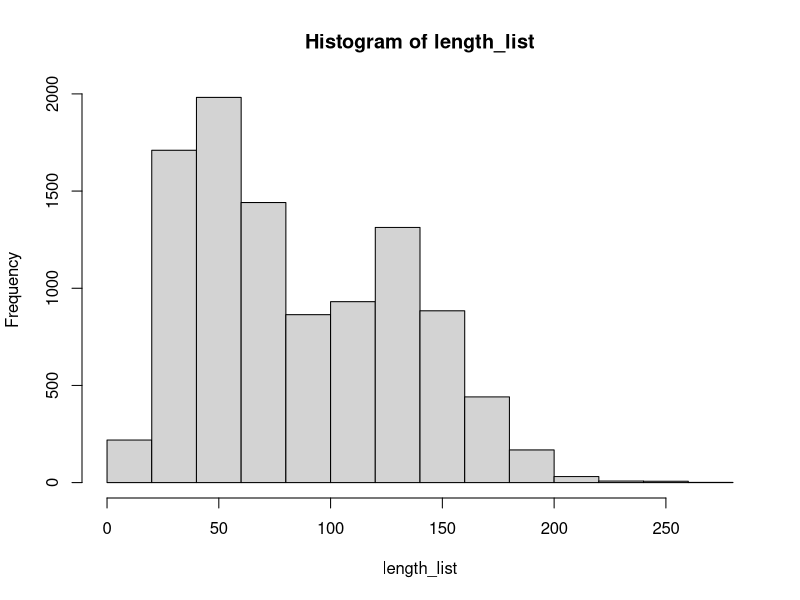

Write the R code that produced this figure.
## ---- chunk 1
# 考拉斯猜想 collatz conjecture
## ---- chunk 2
length_list = rep(0, 10000)
for(i in 1:10000){
  # for each i, do the while loop and record the length
  n = i
  length_counter = 1
  while(n != 1){
    if(n %% 2 == 0){
      n = n / 2
      length_counter = length_counter + 1
    }else{
      n = n * 3 + 1
      length_counter = length_counter + 1
    } 
  }
  length_list[i] = length_counter
}
## ---- chunk 3
# length_list
hist(length_list)
summary(length_list)
sd(length_list)
## ---- chunk 4
frequency_list = rep(1, 100)
for(n in 1:10000){
  # for each i, do the while loop and record the length
  while(n != 1){
    if(n %% 2 == 0){
      n = n / 2
    }else{
      n = n * 3 + 1
    } 
    if(n <= 100){
      frequency_list[n] = frequency_list[n] + 1
    }
  }
}
## ---- chunk 5
frequency_list
